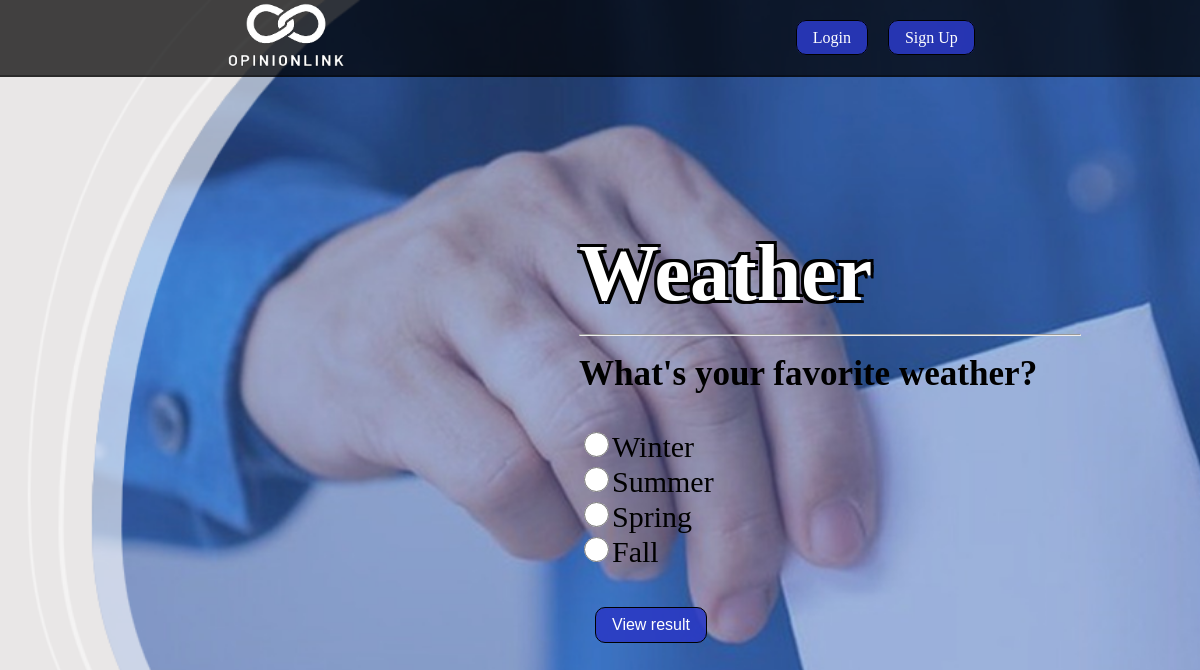
Page /viewpoll.php?poll_id=47 on the committed database.
### tables this page shows
CREATE TABLE `polls` (
  `poll_id` int(11) NOT NULL,
  `question` text NOT NULL,
  `title` varchar(255) DEFAULT NULL,
  `created_at` datetime DEFAULT current_timestamp(),
  `expires_at` datetime DEFAULT NULL,
  `is_active` tinyint(1) NOT NULL DEFAULT 1,
  `creator_id` int(11) DEFAULT NULL
);

CREATE TABLE `options` (
  `option_id` int(11) NOT NULL,
  `poll_id` int(11) NOT NULL,
  `option_text` text NOT NULL
);

### viewpoll.php (the view, shortened to what this page needs)
<?php
require_once "status.php";
    $poll_id=$_GET['poll_id'];
    $sql="select * from polls where poll_id=$poll_id";
    $rs=$db->prepare($sql);
    $rs->execute();
    $row=$rs->fetch();
    $question=$row['question'];
    $title=$row['title'];
    $opsql="select option_id,option_text from options where poll_id=$poll_id";
    $ops=$db->prepare($opsql);
    $ops->execute();
?>
<!DOCTYPE html>
<html lang="en">
<head>
    <link rel="stylesheet" href="viewpoll.css">
    <link rel="stylesheet" href="media.css">
    <?php require 'header.php' ?>
</head>
<body>
<div class="conatiner">
    <main>
    <form method="post">
        <h1><?php echo $title; ?></h1>
        <hr>
        <h3><?php echo $question; ?></h3>
        <?php
            while($row=$ops->fetch()){
                $option_id=$row['option_id'];
                $opt=$row['option_text'];
                echo"
                    <input type='radio' class='options' name='option' value='$option_id'>$opt<br>\n";
            }
        ?>
        <br>
        <?php
            if(!isset($_SESSION['user_id'])){
                echo "<button  type='submit' class='icons btn' name='result_button'>View result</button>";
            }
            else{
                echo "<button type='submit' class='icons btn' name='vote_button'>Vote</button>";
                echo "<button  type='submit' class='icons btn' name='result_button'>View result</button>";
            }
        ?>
    </form>
    </main>
    </div>
</body>
</html>

### viewpoll.css (style rules this page uses)
html { background-image: url('images/pollbackground.png'); background-position: center; background-repeat: no-repeat; background-size: cover; background-color: transparent; padding: 1em; }
.icons { text-decoration: none; border:0.1em solid black ; padding: 0.5em 1em 0.5em 1em; margin-left:1em; color: rgb(255, 255, 255); background-color: rgba(43, 58, 196, 0.877); border-radius: 10px; }
.btn { font-size: 16px; }
main { padding-top: 5em; align-items: center; font-size: 30px; justify-content: center; align-self: center; min-height: 100vh; }
h1 { font-size: 80px; padding-bottom: 0; margin-bottom: 0; text-decoration: dotted; color:white; text-shadow: 3px 3px 0 black, -3px -3px 0 black, 3px -3px 0 black, -3px 3px 0 black; }
hr { width: 500px; position: absolute; align-self: start; color: white; }
form { align-items: center; margin-left: 555px; }
.options { width: 100px; }
input[type='radio'] { width: 25px; height: 25px; }

### rows in the picture
polls: title "Weather", question "What's your favorite weather?"
options: option_text "Winter"
options: option_text "Summer"
options: option_text "Spring"
options: option_text "Fall"
